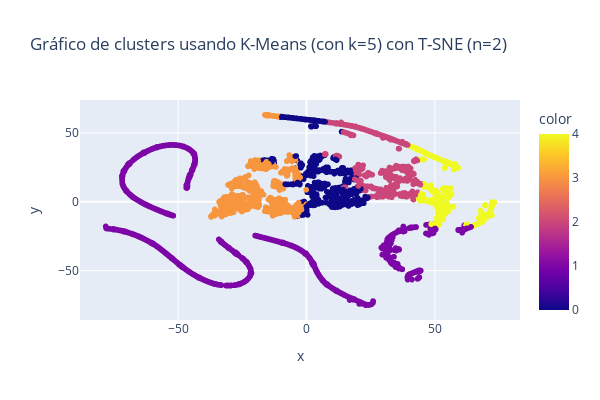

This figure's notebook cell:
### Markdown cell above
Por último, Mr. Lepin, impaciente de no entender lo que usted intenta explicarle, le solicita que por favor muestre algún resultado "visual" de los grupos encontrados.

Para esto, grafique nuevamente las características encontradas usando `T-SNE` (no calcule de nuevo, simplemente utilice las proyecciones encontradas) y agregue las labels calculadas con kmeans como el argumento `color`.   

Comente: ¿Se separan bien los distintos clusters en la visualización?

### Code cell
px.scatter(x=tsne[:, 0],y=tsne[:, 1],color=kmeans.labels_,title='Gráfico de clusters usando K-Means (con k=5) con T-SNE (n=2) ',width=600,height=400)

### Figure 1 — Plotly figure (JSON) as saved in the notebook; plotly's stock layout.template omitted (floating-point values rounded to 4 significant figures; data arrays with more than 128 entries replaced by an {"elided": "..."} marker saying what was removed)
{"data": [{"hovertemplate": "x=%{x}<br>y=%{y}<br>color=%{marker.color}<extra></extra>", "legendgroup": "", "marker": {"color": {"elided": "4314 int values"}, "coloraxis": "coloraxis", "symbol": "circle"}, "mode": "markers", "name": "", "showlegend": false, "type": "scattergl", "x": {"elided": "4314 float values"}, "xaxis": "x", "y": {"elided": "4314 float values"}, "yaxis": "y"}], "layout": {"coloraxis": {"colorbar": {"title": {"text": "color"}}, "colorscale": [[0, "#0d0887"], [0.1111, "#46039f"], [0.2222, "#7201a8"], [0.3333, "#9c179e"], [0.4444, "#bd3786"], [0.5556, "#d8576b"], [0.6667, "#ed7953"], [0.7778, "#fb9f3a"], [0.8889, "#fdca26"], [1, "#f0f921"]]}, "height": 400, "legend": {"tracegroupgap": 0}, "title": {"text": "Gráfico de clusters usando K-Means (con k=5) con T-SNE (n=2) "}, "width": 600, "xaxis": {"anchor": "y", "domain": [0, 1], "title": {"text": "x"}}, "yaxis": {"anchor": "x", "domain": [0, 1], "title": {"text": "y"}}}}
